Frame 1 (no input): blank canvas, image omitted
Frame 60 (no input): blank canvas, image omitted
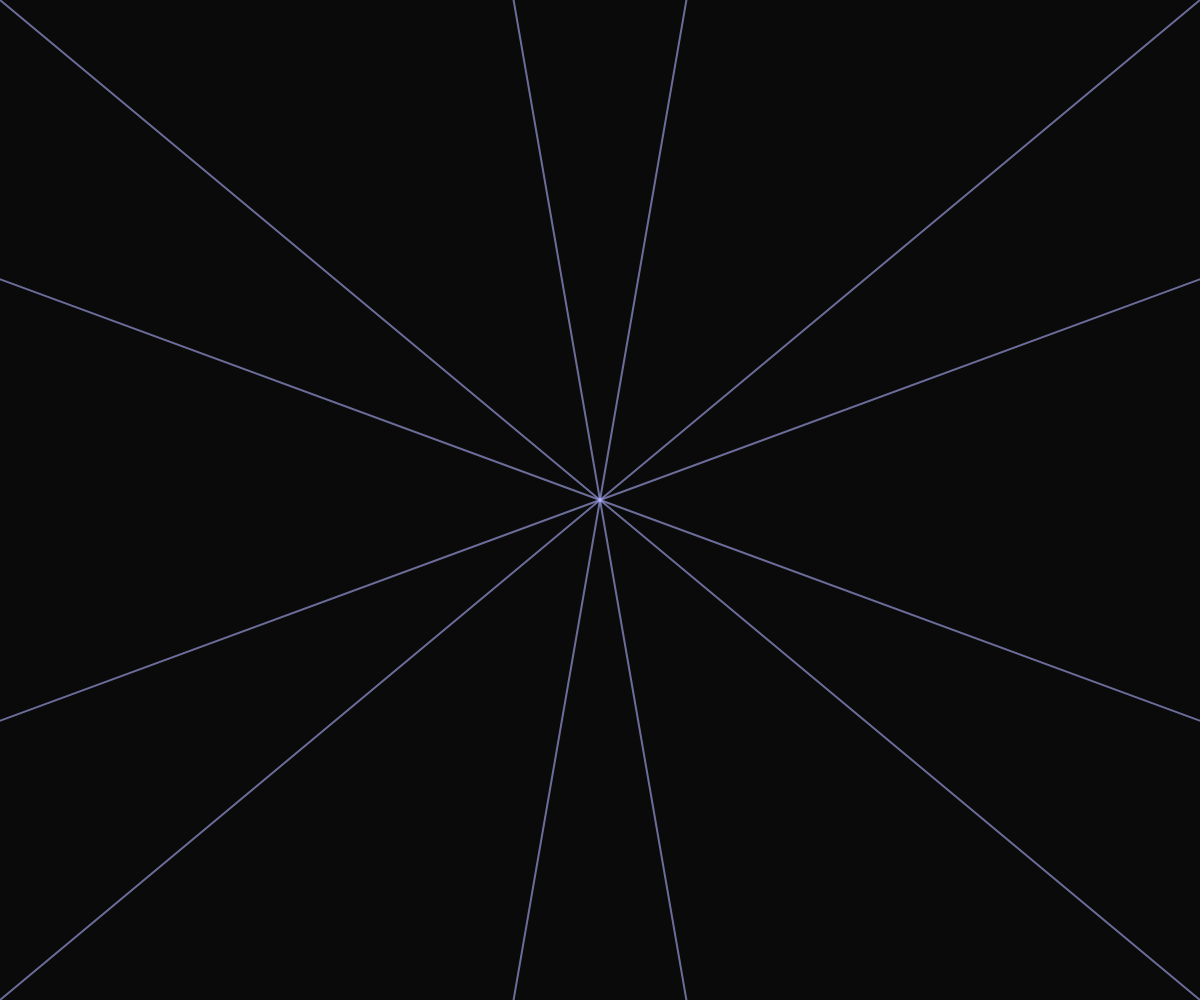
Frame 120 (the mouse pressed at the canvas centre since frame 60)

The p5.js sketch whose frames 1 and 60 were blank and that drew this single picture after the mouse press (run headless with seeded random() and noise() and a simulated clock; from frame 60 on, the mouse is pressed at the canvas centre):

// p5.js sketch
// ── sketch.js
let symmetry = 6;
let angle;

function setup() {
  createCanvas(windowWidth, windowHeight);
  angle = 360 / symmetry;
  background(10);
}

function draw() {
  translate(width / 2, height / 2);

  if (mouseIsPressed) {
    let mx = mouseX - width / 2;
    let my = mouseY - height / 2;
    let pmx = pmouseX - width / 2;
    let pmy = pmouseY - height / 2;

    strokeWeight(2);

    // dynamic color
    let r = map(mouseX, 0, width, 100, 255);
    let g = map(mouseY, 0, height, 100, 255);
    let b = 255;

    stroke(r, g, b, 150);

    for (let i = 0; i < symmetry; i++) {
      rotate(radians(angle));

      line(mx, my, pmx, pmy);

      push();
      scale(1, -1);
      line(mx, my, pmx, pmy);
      pop();
    }
  }
}

// change symmetry
function keyPressed() {
  if (keyCode === UP_ARROW) {
    symmetry++;
    angle = 360 / symmetry;
  }
  if (keyCode === DOWN_ARROW && symmetry > 2) {
    symmetry--;
    angle = 360 / symmetry;
  }
  if (key === 'c' || key === 'C') {
    background(10);
  }
}

function windowResized() {
  resizeCanvas(windowWidth, windowHeight);
  background(10);
}
